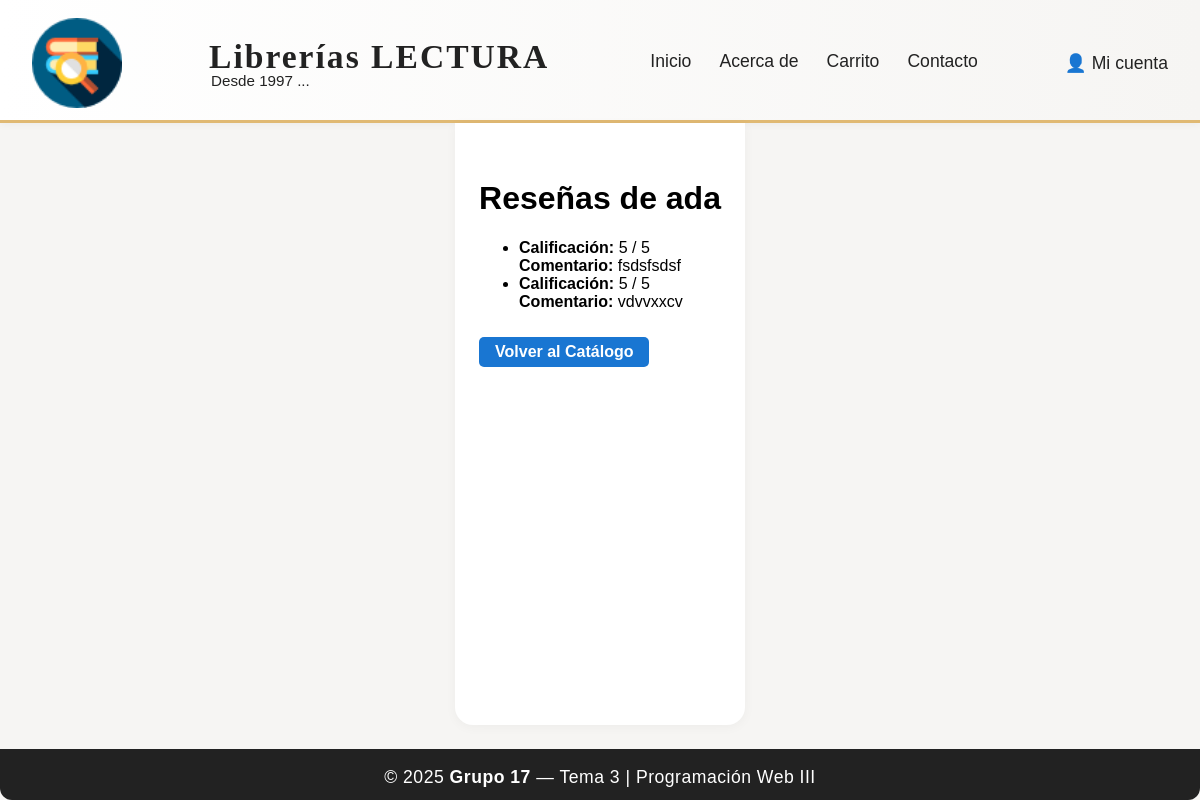
The app's page /libro/1/ver_resenas/, older data.
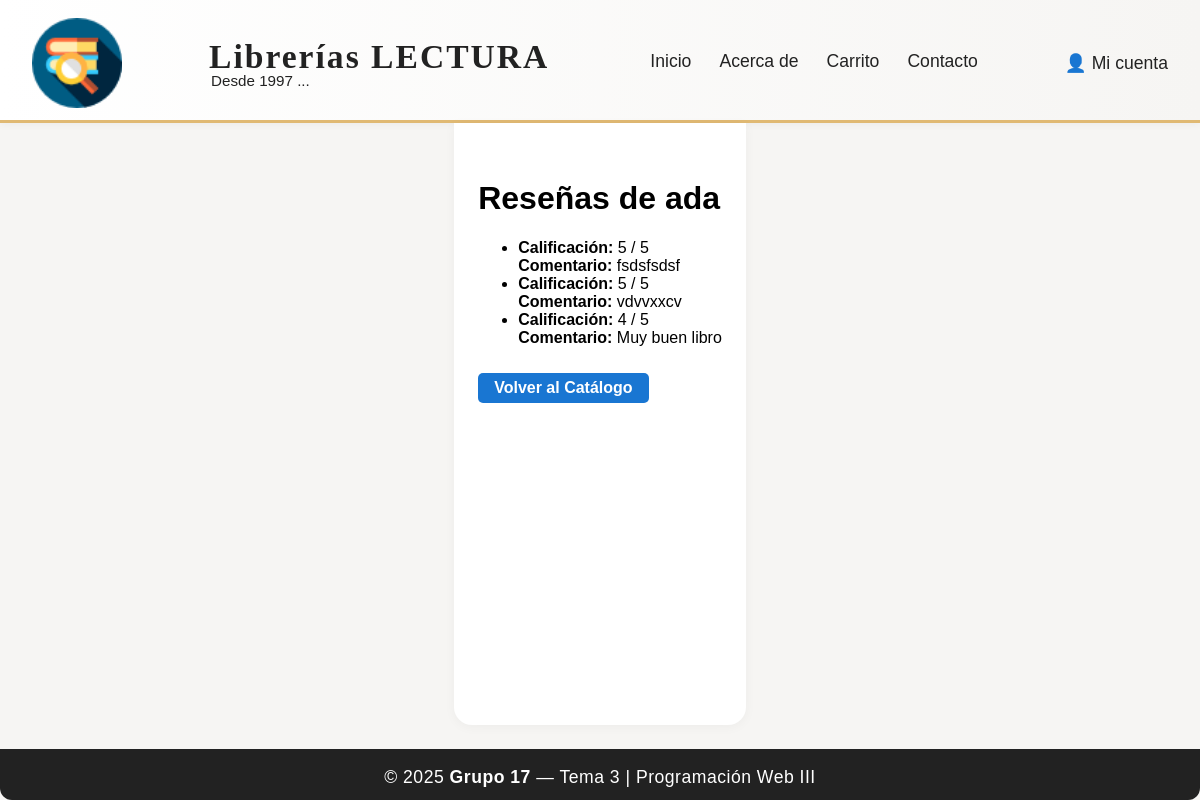
The same page, newer data.
### app/models.py (models this page shows, shortened)
class Resena(models.Model):
    libro = models.ForeignKey(Libro, on_delete=models.CASCADE, related_name='resenas')
    comentario = models.TextField()
    calificacion = models.IntegerField(choices=[(1, '1 - Muy mala'), (2, '2'), (3, '3'), (4, '4'), (5, '5 - Muy buena')], default=5)

### app/views.py (the view)
# urls.py: path('libro/<int:libro_id>/ver_resenas/', views.ver_resenas, name='ver_resenas'),
def ver_resenas(request, libro_id):
    libro = get_object_or_404(Libro, id=libro_id)
    resenas = Resena.objects.filter(libro=libro)
    return render(request, 'ver_resenas.html', {'libro': libro, 'resenas': resenas})

### app/templates/ver_resenas.html (shortened to what this page needs)
{% load static %}
<!DOCTYPE html>
<html lang="es">
<head>
    <link rel="stylesheet" href="{% static 'estilos.css' %}">
</head>
<body>
    <div class="layout-flex">
        <header class="main-header">
            <div class="header-content">
                <img src="{% static 'img/libreriaicon.png' %}" alt="Logo" class="logo-header">
                <div class="header-title">
                    <span class="logo-text">Librerías <strong>LECTURA</strong></span>
                    <span class="logo-sub">Desde 1997 ...</span>
                </div>
                <nav class="main-nav">
                    <a href="{% url 'inicio' %}">Inicio</a>
                    <a href="#">Acerca de</a>
                    <a href="{% url 'ver_carrito' %}">Carrito</a>
                    <a href="#">Contacto</a>
                </nav>
                <div class="user-menu">
                    <span>👤 Mi cuenta</span>
                </div>
            </div>
        </header>
        <main class="main-content">
            <h1>Reseñas de {{ libro.titulo }}</h1>
            {% if resenas %}
                <ul>
                {% for resena in resenas %}
                    <li>
                        <strong>Calificación:</strong> {{ resena.calificacion }} / 5<br>
                        <strong>Comentario:</strong> {{ resena.comentario }}
                    </li>
                {% endfor %}
                </ul>
            {% else %}
                <p>No hay reseñas para este libro.</p>
            {% endif %}
            <a href="{% url 'catalogo_libros' %}" style="display:inline-block; margin-top:10px; padding: 6px 16px; background: #1976d2; color: white; border-radius: 5px; text-decoration: none; font-weight: bold;">Volver al Catálogo</a>
        </main>
        <footer class="main-footer">
            <span>&copy; 2025 <strong>Grupo 17</strong> — Tema 3 | Programación Web III</span>
        </footer>
    </div>
</body>
</html>

Row changes from the older to the newer data that the page shows:
added Resena: calificacion "4", comentario "Muy buen libro"
